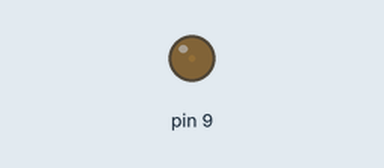
Simulated run of this sketch. Board: Arduino Uno, built with avr-gcc and run on an emulated ATmega328P. On the bench: output pins drawn as LEDs (lit = HIGH).

Above: at 0.05 s.
At 2.85 s:
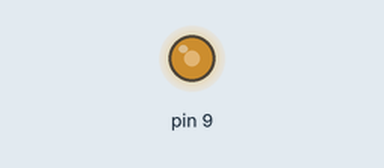
At 5.65 s:
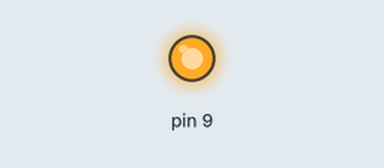
At 11.25 s:
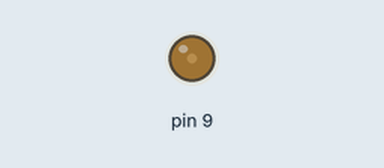
Timing chart, 0 to 18.5 s (numbered marks = the images above):
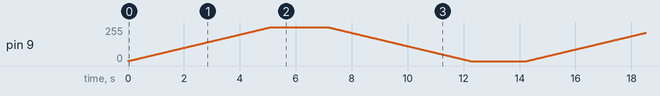

The sketch:

PWM_RegLevel.ino
```cpp
void setup() {
  // put your setup code here, to run once:
  TCCR1B &= (~(1<<WGM13));
  TCCR1B |= (1<<WGM12);
  TCCR1A |= (1<<WGM10) | (1<<WGM11);       //enabling fast PWM 10 bit mode

  TCCR1A |= (1<<COM1A1);
  TCCR1A &= (~(1<<COM1A0));       //enable non-inverting pwm mode

  /*
  system clock 16MHz
  16\64 = 250KHz
  */

  TCCR1B |= (1<<CS10) | (1<<CS11);
  TCCR1B &= (~(1<<CS12));       //set prescaler of 64, freq of pwm 16MHz/64 = 250KHz

  DDRB |= (1<<DDB1);       //set pb1 as outout

}
unsigned int i = 0;
void loop() {
  // put your main code here, to run repeatedly:
  for (i=0; i<1024; i++) {
    OCR1A = i;
    delay(5);
  }
  delay(2000);
  for (i=1023; i>0; i--) {
    OCR1A = i;
    delay(5);
  }
  delay(2000);
}
```
